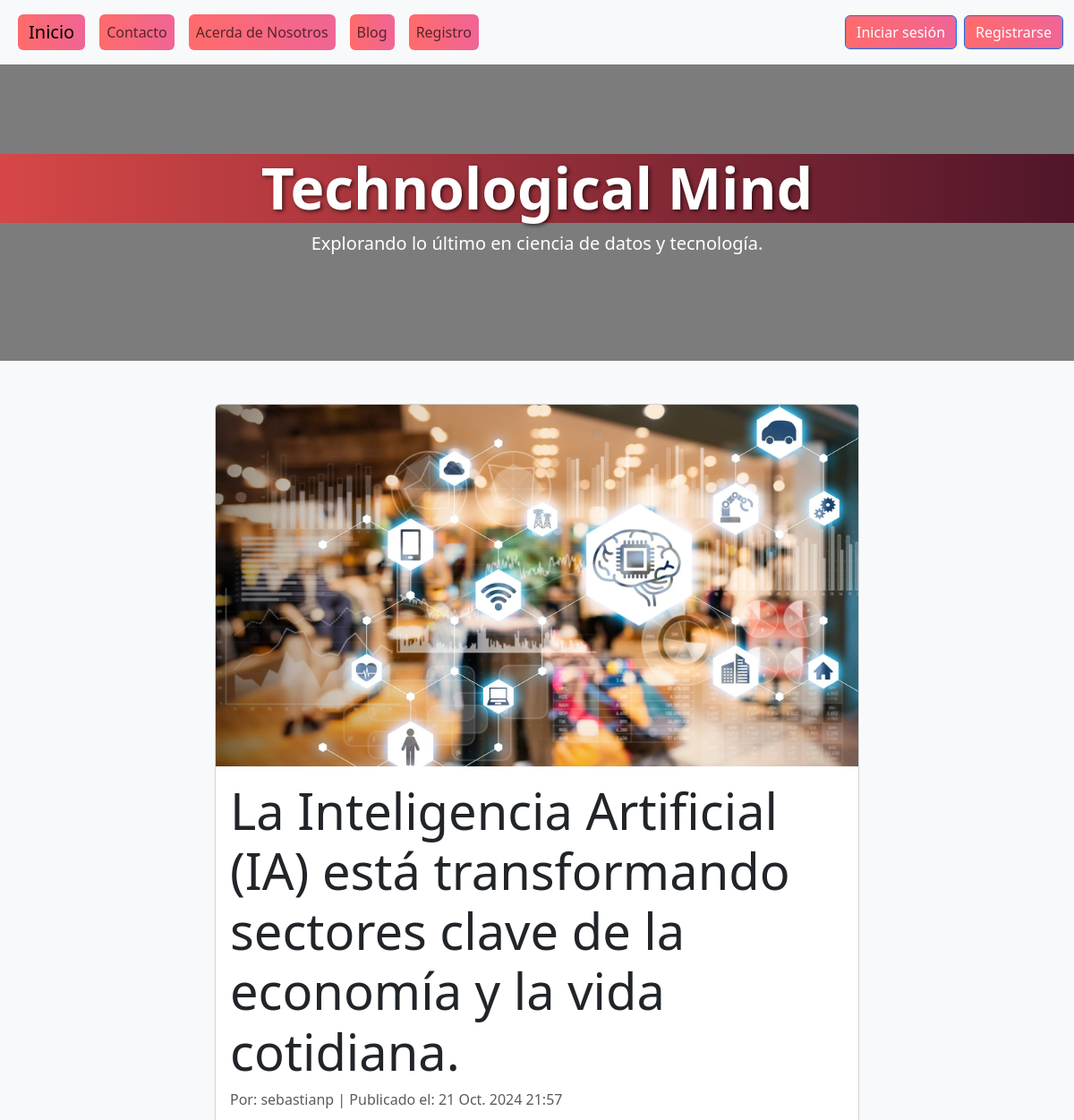
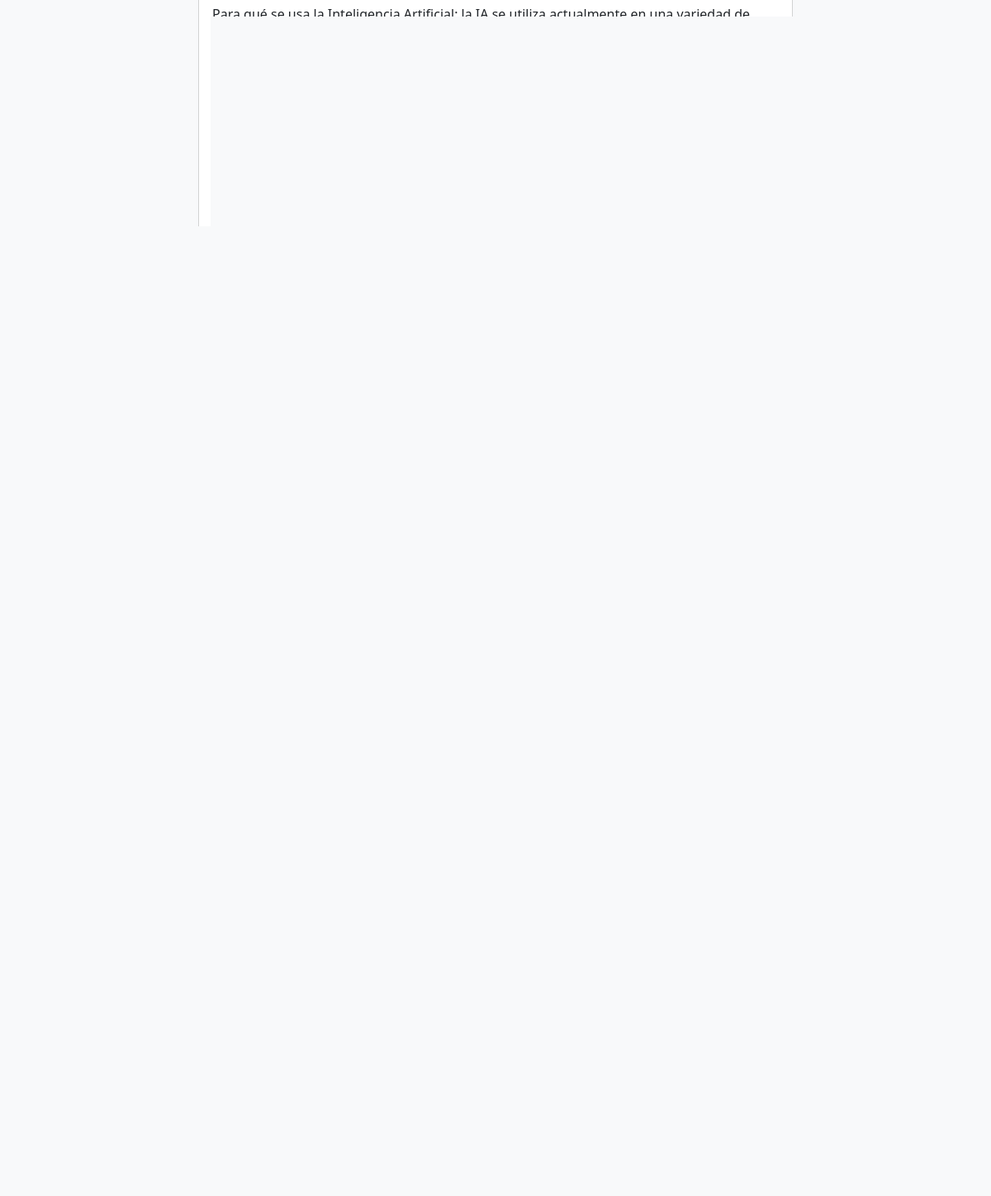
The page /blog/publicacion/5/ on the database its author committed (2 pictures, top to bottom).
### Apps/Blog/models.py (models this page shows, shortened)
class Publicacion(models.Model):
    titulo = models.CharField(max_length=300)
    contenido = models.TextField(max_length=5000)
    imagen = models.ImageField(upload_to="publicaciones")
    autor = models.ForeignKey(User, on_delete=models.CASCADE, default=1)
    categorias = models.ManyToManyField(Categoria)
    destacada = models.BooleanField(default=False)
    created_at = models.DateTimeField(default=timezone.now)
    class Meta:
        verbose_name = "Publicacion"
        verbose_name_plural = "Publicaciones"
        permissions = [
            ("puede_agregar_publicacion", "Puede agregar publicaciones"),
            ("puede_editar_publicacion", "Puede editar publicaciones"),
            ("puede_eliminar_publicacion", "Puede eliminar publicaciones"),
        ]

### Apps/Blog/views.py (the view)
# urls.py: path('publicacion/<int:publicacion_id>/', views.detalle_publicacion, name='detalle_publicacion'),
def detalle_publicacion(request, publicacion_id):
    publicacion = get_object_or_404(Publicacion, id=publicacion_id)
    comentarios = publicacion.comentarios.all()
    if request.method == 'POST':
        form = ComentarioForm(request.POST)
        if form.is_valid():
            comentario = form.save(commit=False)
            comentario.publicacion = publicacion
            comentario.autor = request.user
            comentario.save()
            return redirect('detalle_publicacion', publicacion_id=publicacion.id)
    else:
        form = ComentarioForm()
    return render(request, 'detalle_publicacion.html', {'publicacion': publicacion, 'comentarios': comentarios, 'form': form})

### Apps/Blog/templates/detalle_publicacion.html (shortened to what this page needs)
{% extends "inicio.html" %}
{% load static %}
{% block content %}
<div class="container my-5">
    <div class="row">
        <div class="col-md-8 offset-md-2">
            <div class="card">
                <img src="{{ publicacion.imagen.url }}" class="card-img-top" alt="Imagen de {{ publicacion.titulo }}">
                <div class="card-body">
                    <h1 class="display-4">{{ publicacion.titulo }}</h1>
                    <p class="text-muted">Por: {{ publicacion.autor }} | Publicado el: {{ publicacion.created_at }}</p>
                    <p>{{ publicacion.contenido }}</p>
                    <a href="{% url 'blog' %}" class="btn btn-secondary mt-3">Volver al Blog</a>
                </div>
            </div>
            <div class="card mt-4">
                <div class="card-body">
                    <h2>Comentarios</h2>
                </div>
            </div>
            <div class="card mt-4">
                <div class="card-body">
                    <h3>Añadir un comentario</h3>
                    {% if user.is_authenticated %}
                        <form method="POST">
                            {% csrf_token %}
                            {{ form.as_p }}
                            <button type="submit" class="btn btn-primary">Enviar</button>
                        </form>
                    {% else %}
                        <p>Por favor, <a href="{% url 'login' %}">inicia sesión</a> para añadir un comentario.</p>
                    {% endif %}
                </div>
            </div>
        </div>
    </div>
</div>
{% endblock %}

### rows shown on the page
Publicacion: imagen (picture), titulo "La Inteligencia Artificial (IA) está transformando sectores clave de la economía y la vida cotidiana.", autor "sebastianp", created_at "21 Oct. 2024 21:57", contenido "Para qué se usa la Inteligencia Artificial: la IA se utiliza actualmente en una variedad de campos, transformando sectores clave de la economía y la vida cotidiana. A continuación, te ofrezco un resumen de los principales usos de la IA, respaldado por estudios recientes y avances de 2023: Salud y Medicina: La IA ha avanzado notablemente en el campo de la atención médica, donde se utiliza para mejorar la precisión en diagnósticos y la personalización de tratamientos. Los modelos de lenguaje, como GPT-3 y GPT-4, han mostrado eficacia en la creación de respuestas a consultas clínicas. Sin embargo, un estudio reveló que, aunque el 91-93% de sus respuestas fueron seguras, solo coincidieron con…"
